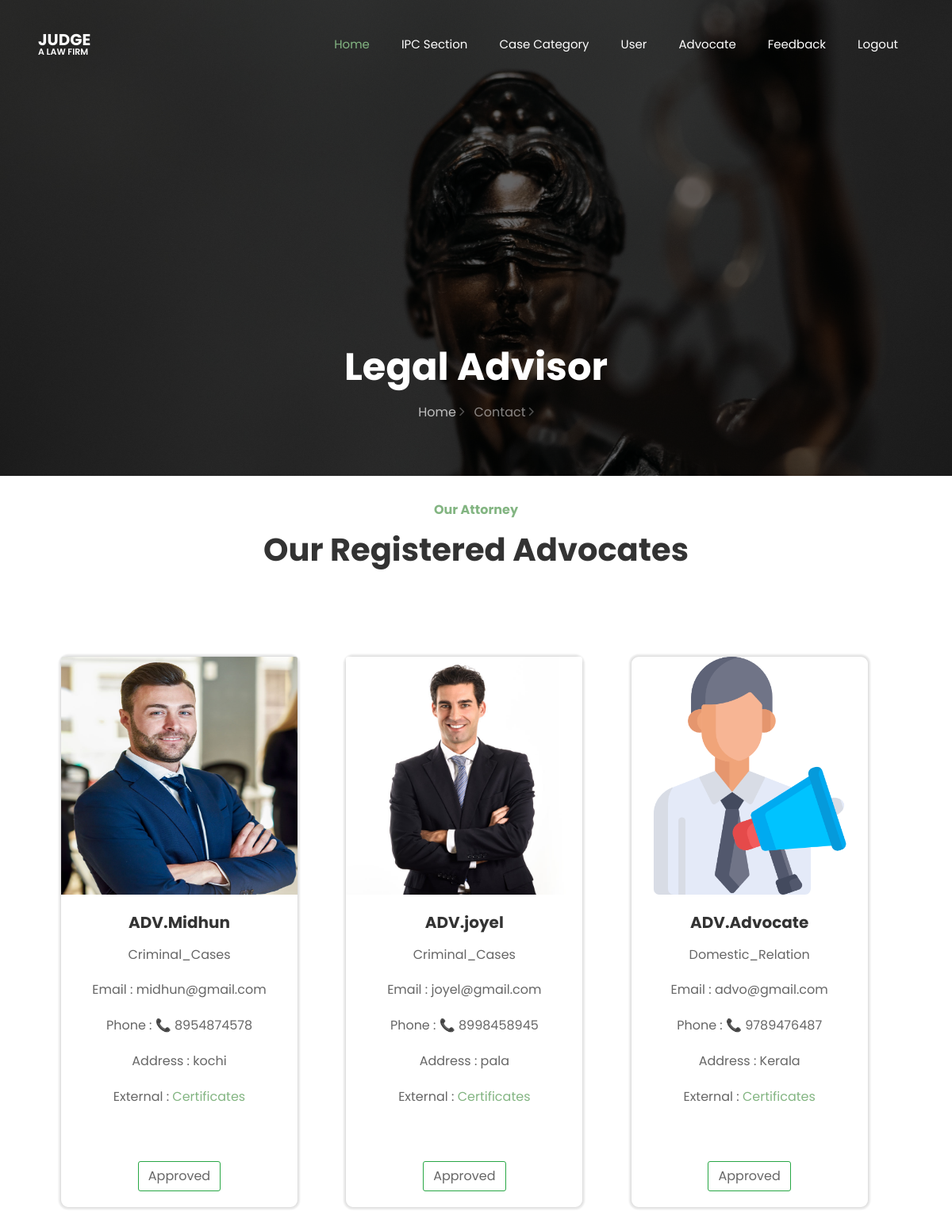
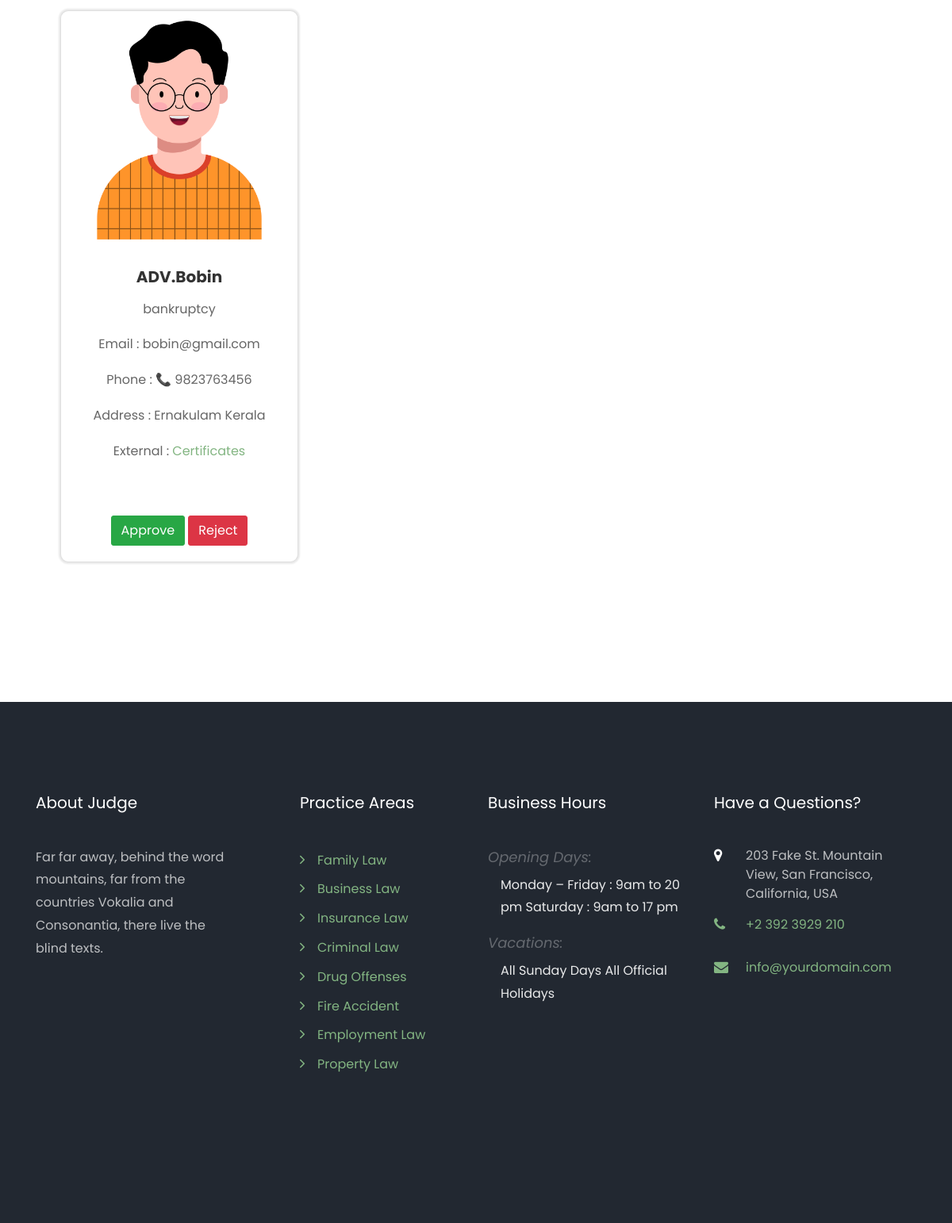
Screenshot of /admviewadvocate/ with the database file from the repository (2 pictures, top to bottom).
### myapp/models.py (models this page shows, shortened)
class Advocate(models.Model):
    name = models.CharField(max_length=100, null=True)
    email = models.EmailField(max_length=100, null=True)
    phone = models.IntegerField(null=True, blank=True)
    address = models.CharField(max_length=300, null=True)
    dob = models.DateField()
    gender = models.CharField(max_length=100)
    image = models.ImageField(null=True, upload_to="profile")
    files = models.FileField(null=True, upload_to="profile")
    loginid = models.ForeignKey(Login, on_delete=models.CASCADE, null=True)
    district= models.CharField(max_length=100, null=True)
    category=models.CharField(max_length=100, null=True)
    qualification=models.CharField(max_length=100, null=True)
    Regfee=models.CharField(max_length=100, null=True,default="Pending")
    advo_rating=models.IntegerField(null=True,blank=True)

### myapp/views.py (the view)
# urls.py: path('admviewadvocate/',views.admviewadvocate),
def admviewadvocate(request):
    view = Advocate.objects.all()
    return render(request, "Admins/advocates.html", {"view": view})

### templates/Admins/advocates.html (shortened to what this page needs)
{% extends 'Admins/common.html' %}
{% load static %}
{% block header %}
<br>
<section class="ftco-section ftco-no-pt">
    <div class="container" style="border-radius: 10px;">
        <div class="row justify-content-center mb-5 pb-3">
            <div class="col-md-7 text-center heading-section ftco-animate">
                <span class="subheading">Our Attorney</span>
                <h2 class="mb-4">Our Registered Advocates</h2>
            </div>
        </div>
        <div class="row m-3 my-5">
            {% for i in view %}
            <div class="col my-3">
                <div class="card" style="border-radius: 10px;box-shadow: 0 0 2px 2px rgb(233, 233, 233);width: 300px;">
                    <img src="/static/media/{{i.image}}" class="card-img-top" height="300px"
                        alt="Hollywood Sign on The Hill" />
                    <div class="card-body">
                        <center>
                            <h5 class="card-title"><b>ADV.{{i.name}}</b></h5>
                            <p class="">{{i.category}}</p>
                            <p class="">Email : {{i.email}}</p>
                            <p class="">Phone : 📞 {{i.phone}}</p>
                            <p class="">Address : {{i.address}}</p>
                            <p class="">External : <a href="/static/media/{{i.files}}">Certificates</a></p>
                            {% if i.loginid.is_active != 1 %}
                            <a href="/approve_advocate?id={{i.loginid_id}}" class="btn btn-success">Approve</a>
                            <a href="/reject_advocate?id={{i.loginid_id}}" class="btn btn-danger">Reject</a>
                            {% else %}
                            <a class="btn btn-outline-success">Approved</a>
                            {% endif %}
                        </center>
                    </div>
                </div>
            </div><br><br>
            {% endfor %}
        </div>
    </div>
</section>
{% endblock %}

### templates/Admins/common.html (shortened to what this page needs)
{% load static %}
<!DOCTYPE html>
<html lang="en">
  <head>
    <link rel="stylesheet" href="{% static 'css/open-iconic-bootstrap.min.css' %}">
    <link rel="stylesheet" href="{% static 'css/animate.css' %}">
    <link rel="stylesheet" href="{% static 'css/owl.carousel.min.css' %}">
    <link rel="stylesheet" href="{% static 'css/owl.theme.default.min.css' %}">
    <link rel="stylesheet" href="{% static 'css/magnific-popup.css' %}">
    <link rel="stylesheet" href="{% static 'css/aos.css' %}">
    <link rel="stylesheet" href="{% static 'css/ionicons.min.css' %}">
    <link rel="stylesheet" href="{% static 'css/flaticon.css' %}">
    <link rel="stylesheet" href="{% static 'css/icomoon.css' %}">
    <link rel="stylesheet" href="{% static 'css/style.css' %}">
  </head>
  <body>
	  <nav class="navbar px-md-0 navbar-expand-lg navbar-dark ftco_navbar bg-dark ftco-navbar-light" id="ftco-navbar">
	    <div class="container-fluid px-md-5">
	      <a class="navbar-brand" href="index.html">Judge <span>A Law Firm</span></a>
	      <div class="collapse navbar-collapse" id="ftco-nav">
	        <ul class="navbar-nav ml-auto">
            <li class="nav-item active"><a href="/" class="nav-link">Home</a></li>
            <li class="nav-item"><a href="/addipc_section" class="nav-link">IPC Section</a></li>
            <li class="nav-item"><a href="/add_case_category" class="nav-link">Case Category</a></li>
            <li class="nav-item"><a href="/admviewusers" class="nav-link">User </a></li>
            <li class="nav-item"><a href="/admviewadvocate" class="nav-link">Advocate </a></li>
					<li class="nav-item"><a href="/admviewfeedback" class="nav-link">Feedback</a></li>
            <li class="nav-item"><a href="/login" class="nav-link">Logout </a></li>
          </ul>
	      </div>
	    </div>
	  </nav>
    <section class="hero-wrap hero-wrap-2" style="background-image: url(/static/images/law.jpg);" data-stellar-background-ratio="0.5">
      <div class="overlay"></div>
      <div class="container">
        <div class="row no-gutters slider-text align-items-end justify-content-center">
          <div class="col-md-9 ftco-animate pb-5 text-center">
            <h1 class="mb-3 bread">Legal Advisor</h1>
            <p class="breadcrumbs"><span class="mr-2"><a href="">Home <i class="ion-ios-arrow-forward"></i></a></span> <span>Contact <i class="ion-ios-arrow-forward"></i></span></p>
          </div>
        </div>
      </div>
    </section>
    {% block header %}
    {% endblock %}
    <footer class="ftco-footer ftco-bg-dark ftco-section">
        <div class="container">
          <div class="row mb-5">
            <div class="col-md">
              <div class="ftco-footer-widget mb-4">
                <h2 class="ftco-heading-2">About Judge</h2>
                <p>Far far away, behind the word mountains, far from the countries Vokalia and Consonantia, there live the blind texts.</p>
                <ul class="ftco-footer-social list-unstyled float-md-left float-lft mt-5">
                </ul>
              </div>
            </div>
            <div class="col-md">
              <div class="ftco-footer-widget mb-4 ml-md-5">
                <h2 class="ftco-heading-2">Practice Areas</h2>
                <ul class="list-unstyled">
                  <li><a href="#" class="py-1 d-block"><span class="ion-ios-arrow-forward mr-3"></span>Family Law</a></li>
                  <li><a href="#" class="py-1 d-block"><span class="ion-ios-arrow-forward mr-3"></span>Business Law</a></li>
                  <li><a href="#" class="py-1 d-block"><span class="ion-ios-arrow-forward mr-3"></span>Insurance Law</a></li>
                  <li><a href="#" class="py-1 d-block"><span class="ion-ios-arrow-forward mr-3"></span>Criminal Law</a></li>
                  <li><a href="#" class="py-1 d-block"><span class="ion-ios-arrow-forward mr-3"></span>Drug Offenses</a></li>
                  <li><a href="#" class="py-1 d-block"><span class="ion-ios-arrow-forward mr-3"></span>Fire Accident</a></li>
                  <li><a href="#" class="py-1 d-block"><span class="ion-ios-arrow-forward mr-3"></span>Employment Law</a></li>
                  <li><a href="#" class="py-1 d-block"><span class="ion-ios-arrow-forward mr-3"></span>Property Law</a></li>
                </ul>
              </div>
            </div>
            <div class="col-md">
               <div class="ftco-footer-widget mb-4">
                <h2 class="ftco-heading-2">Business Hours</h2>
                <div class="opening-hours">
                    <h4>Opening Days:</h4>
                    <p class="pl-3">
                        <span>Monday – Friday : 9am to 20 pm</span>
                        <span>Saturday : 9am to 17 pm</span>
                    </p>
                    <h4>Vacations:</h4>
                    <p class="pl-3">
                        <span>All Sunday Days</span>
                        <span>All Official Holidays</span>
                    </p>
                </div>
              </div>
            </div>
            <div class="col-md">
              <div class="ftco-footer-widget mb-4">
                  <h2 class="ftco-heading-2">Have a Questions?</h2>
                  <div class="block-23 mb-3">
                    <ul>
                      <li><span class="icon icon-map-marker"></span><span class="text">203 Fake St. Mountain View, San Francisco, California, USA</span></li>
                      <li><a href="#"><span class="icon icon-phone"></span><span class="text">+2 392 3929 210</span></a></li>
                      <li><a href="#"><span class="icon icon-envelope"></span><span class="text">info@yourdomain.com</span></a></li>
                    </ul>
                  </div>
              </div>
            </div>
          </div>
          <div class="row">
            <div class="col-md-12 text-center">
              <p>
    <i class="icon-heart color-danger" aria-hidden="true"></i> <a href="https://colorlib.com" target="_blank"></a>
    </p>
            </div>
          </div>
        </div>
      </footer>
    </body>
  </html>

### static/css/icomoon.css (style rules this page uses)
[class^="icon-"], [class*=" icon-"] { font-family: 'icomoon' !important; speak: none; font-style: normal; font-weight: normal; font-variant: normal; text-transform: none; line-height: 1; -webkit-font-smoothing: antialiased; -moz-osx-font-smoothing: grayscale; }
.icon-heart:before { content: "\f004"; }
.icon-map-marker:before { content: "\f041"; }
.icon-phone:before { content: "\f095"; }
.icon-envelope:before { content: "\f0e0"; }

### templates/Admins/advocates.html (style rules this page uses)
.btn { margin-top: 50px; }

### rows the page displays
Advocate: image (picture), name "Midhun", category "Criminal_Cases", email "midhun@gmail.com", phone "8954874578", address "kochi", shows "Approved"
Advocate: image (picture), name "joyel", category "Criminal_Cases", email "joyel@gmail.com", phone "8998458945", address "pala", shows "Approved"
Advocate: image (picture), name "Advocate", category "Domestic_Relation", email "advo@gmail.com", phone "9789476487", address "Kerala", shows "Approved"
Advocate: image (placeholder picture), name "Bobin", category "bankruptcy", email "bobin@gmail.com", phone "9823763456", address "Ernakulam Kerala"
